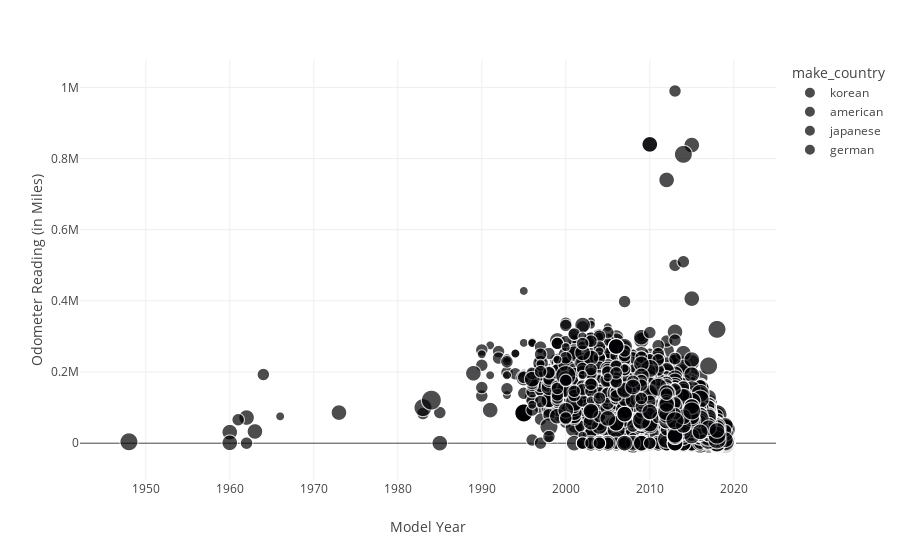

The cell this chart's notebook holds for it:
### Markdown cell above
Interesting takeaways: 

Salvage cars are on average more expensive than cars in fair condition.  The reasoning for this could be because salvage cars that are worth saving are more expensive than salvage cars not worth saving.  If a really cheap car had a salvage title, it would most likely go to the junk yard rather than the car lot.  

In most cases, cars are competitively price for their condition.  When it comes to new cars though, American brands are overcharging and likely to lose marketshare to Japanese, Korean, and German car brands.

### Code cell
fig5 = px.scatter(df_sedan, x='model_year', 
                  y='odometer', color='make_country', 
                  size='condition_rank',
                  labels={'model_year': 'Model Year', 
                      'odometer': 'Odometer Reading (in Miles)'})
fig5.show()

### Figure 1 — Plotly figure (JSON) as saved in the notebook; plotly's stock layout.template omitted (floating-point values rounded to 4 significant figures; data arrays with more than 128 entries replaced by an {"elided": "..."} marker saying what was removed)
{"data": [{"hovertemplate": "make_country=korean<br>Model Year=%{x}<br>Odometer Reading (in Miles)=%{y}<br>condition_rank=%{marker.size}<extra></extra>", "legendgroup": "korean", "marker": {"color": "#000001", "size": {"elided": "696 int values"}, "sizemode": "area", "sizeref": 0.0125, "symbol": "circle"}, "mode": "markers", "name": "korean", "showlegend": true, "type": "scattergl", "x": {"elided": "696 int values"}, "xaxis": "x", "y": {"elided": "696 int values"}, "yaxis": "y"}, {"hovertemplate": "make_country=american<br>Model Year=%{x}<br>Odometer Reading (in Miles)=%{y}<br>condition_rank=%{marker.size}<extra></extra>", "legendgroup": "american", "marker": {"color": "#000002", "size": {"elided": "3659 int values"}, "sizemode": "area", "sizeref": 0.0125, "symbol": "circle"}, "mode": "markers", "name": "american", "showlegend": true, "type": "scattergl", "x": {"elided": "3659 int values"}, "xaxis": "x", "y": {"elided": "3659 int values"}, "yaxis": "y"}, {"hovertemplate": "make_country=japanese<br>Model Year=%{x}<br>Odometer Reading (in Miles)=%{y}<br>condition_rank=%{marker.size}<extra></extra>", "legendgroup": "japanese", "marker": {"color": "#000003", "size": {"elided": "4529 int values"}, "sizemode": "area", "sizeref": 0.0125, "symbol": "circle"}, "mode": "markers", "name": "japanese", "showlegend": true, "type": "scattergl", "x": {"elided": "4529 int values"}, "xaxis": "x", "y": {"elided": "4529 int values"}, "yaxis": "y"}, {"hovertemplate": "make_country=german<br>Model Year=%{x}<br>Odometer Reading (in Miles)=%{y}<br>condition_rank=%{marker.size}<extra></extra>", "legendgroup": "german", "marker": {"color": "#000004", "size": {"elided": "651 int values"}, "sizemode": "area", "sizeref": 0.0125, "symbol": "circle"}, "mode": "markers", "name": "german", "showlegend": true, "type": "scattergl", "x": {"elided": "651 int values"}, "xaxis": "x", "y": {"elided": "651 int values"}, "yaxis": "y"}], "layout": {"legend": {"itemsizing": "constant", "title": {"text": "make_country"}, "tracegroupgap": 0}, "margin": {"t": 60}, "xaxis": {"anchor": "y", "domain": [0, 1], "title": {"text": "Model Year"}}, "yaxis": {"anchor": "x", "domain": [0, 1], "title": {"text": "Odometer Reading (in Miles)"}}}}
